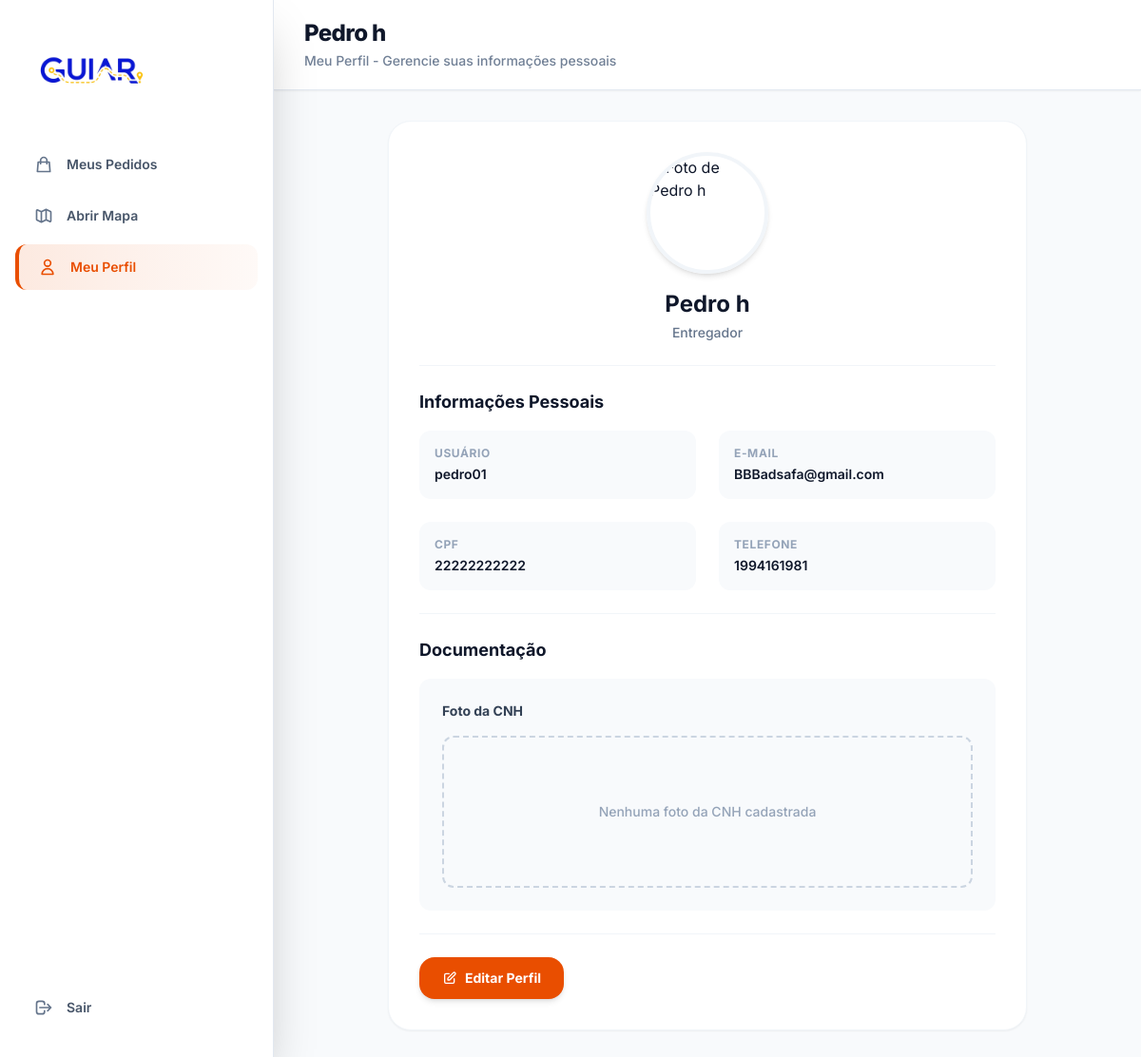
/routes.php?action=perfilEntregador (signed in), run on the app's committed database.
### tables this page shows
CREATE TABLE `entregador` (
  `id_entregador` int(11) NOT NULL,
  `nome_completo` varchar(100) DEFAULT NULL,
  `CPF` varchar(100) DEFAULT NULL,
  `telefone` varchar(100) DEFAULT NULL,
  `nome_foto3x4` varchar(100) NOT NULL,
  `email` varchar(100) DEFAULT NULL,
  `nome_usuario` varchar(100) DEFAULT NULL,
  `senha` varchar(100) DEFAULT NULL,
  `nome_cnh` varchar(100) NOT NULL,
  `FK_EMPRESA_id_empresa` int(11) DEFAULT NULL,
  `latitude` double DEFAULT NULL,
  `longitude` double DEFAULT NULL
);

### mvc/Controllers/EntregadorController.php (called while the page is built, shortened)
<?php
class EntregadorController
{
    private $entregadorModel;
    public function __construct($pdo)
    {
        $this->entregadorModel = new Entregador($pdo);
    }
    public function perfil()
    {
        $entregador = $this->entregadorModel->getById($_SESSION['entregador_id']);
        require_once __DIR__ . '/../Views/Entregador/meuPerfil.php';
    }
}

### mvc/Models/Entregador.php (called while the page is built, shortened)
<?php
class Entregador
{
    private $pdo;
    public function __construct($pdo)
    {
        $this->pdo = $pdo;
    }
    public function getById($id)
    {
        try {
            $sql = "SELECT id_entregador, nome_completo, CPF, telefone, email, nome_foto3x4 AS foto_3x4, nome_cnh AS foto_CNH, nome_usuario, senha, FK_EMPRESA_id_empresa
                    FROM entregador
                    WHERE id_entregador = :id";
            $stmt = $this->pdo->prepare($sql);
            $stmt->bindParam(':id', $id, PDO::PARAM_INT);
            $stmt->execute();
            return $stmt->fetch(PDO::FETCH_ASSOC);
        } catch (PDOException $e) {
            error_log("Erro ao buscar entregador por ID: " . $e->getMessage());
            return false;
        }
    }
}

### mvc/Views/Entregador/meuPerfil.php (the view, shortened to what this page needs)
<!DOCTYPE html>
<html lang="pt-BR">
<head>
    <script src="https://cdn.tailwindcss.com"></script>
    <link rel="stylesheet" href="<?= BASE_URL ?>/style/sidebar.css">
</head>
<body class="sidebar-page min-h-screen flex bg-[#F8FAFC] text-[#0F172A] overflow-x-hidden lg:pl-72">
    <aside id="sidebar" class="w-72 bg-white flex flex-col justify-between flex-shrink-0 h-screen min-h-screen text-slate-900 fixed top-0 left-0 z-50 shadow-2xl overflow-hidden transform -translate-x-full lg:translate-x-0 transition-transform duration-300 border-r border-slate-200">
        <div class="flex min-h-0 flex-1 flex-col">
            <div class="p-8">
                <img src="<?= BASE_URL ?>/img/LogoGuiar.png" alt="Logo GUIAR" class="w-32 h-auto object-contain">
            </div>
            <nav class="sidebar-menu flex-1 px-4 space-y-1.5">
                <a href="<?= BASE_URL ?>/routes.php?action=meusPedidosEntregador" class="menu-item flex items-center gap-3.5 px-5 py-3.5 rounded-xl font-semibold text-sm text-slate-600 transition-all">
                    <svg xmlns="http://www.w3.org/2000/svg" class="w-5 h-5 text-slate-500" fill="none" viewBox="0 0 24 24" stroke="currentColor">
                        <path stroke-linecap="round" stroke-linejoin="round" stroke-width="2" d="M16 11V7a4 4 0 00-8 0v4M5 9h14l1 12H4L5 9z" />
                    </svg>
                    Meus Pedidos
                </a>
                <a href="<?= BASE_URL ?>/routes.php?action=mapaEntregador" class="menu-item flex items-center gap-3.5 px-5 py-3.5 rounded-xl font-semibold text-sm text-slate-600 transition-all">
                    Abrir Mapa
                </a>
                <a href="<?= BASE_URL ?>/routes.php?action=perfilEntregador" class="menu-item active-menu flex items-center gap-3.5 px-5 py-3.5 rounded-xl font-semibold text-sm text-[#A16207]">
                    <svg xmlns="http://www.w3.org/2000/svg" class="w-5 h-5 text-[#A16207]" fill="none" viewBox="0 0 24 24" stroke="currentColor">
                        <path stroke-linecap="round" stroke-linejoin="round" stroke-width="2" d="M16 7a4 4 0 11-8 0 4 4 0 018 0zM12 14a7 7 0 00-7 7h14a7 7 0 00-7-7z" />
                    </svg>
                    Meu Perfil
                </a>
            </nav>
        </div>
        <div class="px-4 pb-8">
            <a href="<?= BASE_URL ?>/routes.php?action=logoutEntregador" class="flex items-center gap-3.5 px-5 py-3.5 rounded-xl font-semibold text-sm text-slate-600 hover:text-[#E94E00] hover:bg-[#E94E00]/10 transition-all">
                <svg xmlns="http://www.w3.org/2000/svg" class="w-5 h-5 text-slate-500 hover:text-[#E94E00]" fill="none" viewBox="0 0 24 24" stroke="currentColor">
                    <path stroke-linecap="round" stroke-linejoin="round" stroke-width="2" d="M17 16l4-4m0 0l-4-4m4 4H7m6 4v1a3 3 0 01-3 3H6a3 3 0 01-3-3V7a3 3 0 013-3h4a3 3 0 013 3v1" />
                </svg>
                Sair
            </a>
        </div>
    </aside>
     <div class="flex-1 min-w-0 flex flex-col min-h-screen">
        <header class="bg-white border-b border-[#E2E8F0] px-4 lg:px-8 py-5 flex items-center justify-between sticky top-0 z-30 shadow-sm">
            <div class="flex items-center gap-4 min-w-0 flex-1">
                <div class="min-w-0 flex-1">
                    <h1 class="page-heading truncate">
                        <?= htmlspecialchars($entregador["nome_completo"]) ?>
                    </h1>
                    <p class="page-subheading truncate">Meu Perfil - Gerencie suas informações pessoais</p>
                </div>
            </div>
        </header>
        <main class="flex-grow p-8 lg:px-12 xl:px-16 space-y-8">
            <div class="max-w-2xl mx-auto">
                <div class="bg-white rounded-3xl border border-slate-100 shadow-sm p-8 space-y-6">
                    <div class="flex flex-col items-center space-y-4">
                        <?php
                        $foto_path = !empty($entregador["foto_3x4"])
                            ? BASE_URL . "/public/uploads/entregadores/fotos/" . htmlspecialchars($entregador["foto_3x4"])
                            : BASE_URL . "/img/G.png";
                        ?>
                        <div class="relative">
                            <img src="<?= $foto_path ?>" class="w-32 h-32 rounded-full object-cover border-4 border-slate-100 shadow-md" alt="Foto de <?= htmlspecialchars($entregador["nome_completo"]) ?>">
                        </div>
                        <div class="text-center">
                            <h2 class="text-2xl font-bold text-slate-900"><?= htmlspecialchars($entregador["nome_completo"]) ?></h2>
                            <p class="text-sm text-slate-500 font-medium mt-1">Entregador</p>
                        </div>
                    </div>
                    <div class="h-px bg-slate-100"></div>
                    <div class="space-y-4">
                        <h3 class="text-lg font-bold text-slate-900">Informações Pessoais</h3>
                        <div class="grid grid-cols-1 md:grid-cols-2 gap-6">
                            <div class="bg-slate-50 rounded-xl p-4">
                                <p class="text-xs font-bold text-slate-400 uppercase tracking-wider">Usuário</p>
                                <p class="text-sm font-semibold text-slate-900 mt-1"><?= htmlspecialchars($entregador["nome_usuario"]) ?></p>
                            </div>
                            <div class="bg-slate-50 rounded-xl p-4">
                                <p class="text-xs font-bold text-slate-400 uppercase tracking-wider">E-mail</p>
                                <p class="text-sm font-semibold text-slate-900 mt-1"><?= htmlspecialchars($entregador["email"]) ?></p>
                            </div>
                            <div class="bg-slate-50 rounded-xl p-4">
                                <p class="text-xs font-bold text-slate-400 uppercase tracking-wider">CPF</p>
                                <p class="text-sm font-semibold text-slate-900 mt-1"><?= htmlspecialchars($entregador["CPF"]) ?></p>
                            </div>
                            <div class="bg-slate-50 rounded-xl p-4">
                                <p class="text-xs font-bold text-slate-400 uppercase tracking-wider">Telefone</p>
                                <p class="text-sm font-semibold text-slate-900 mt-1"><?= htmlspecialchars($entregador["telefone"]) ?></p>
                            </div>
                        </div>
                    </div>
                    <div class="h-px bg-slate-100"></div>
                    <div class="space-y-4">
                        <h3 class="text-lg font-bold text-slate-900">Documentação</h3>
                        <div class="bg-slate-50 rounded-xl p-6">
                            <p class="text-sm font-bold text-slate-700 mb-4">Foto da CNH</p>
                            <?php if (!empty($entregador["foto_CNH"])): ?>
                                <img src="<?= BASE_URL . "/public/uploads/entregadores/CNH/" . htmlspecialchars($entregador["foto_CNH"]) ?>" class="w-full max-w-sm rounded-xl border border-slate-200 object-contain" alt="Foto da CNH">
                            <?php else: ?>
                                <div class="flex items-center justify-center h-40 border-2 border-dashed border-slate-300 rounded-xl">
                                    <p class="text-sm text-slate-400 font-medium">Nenhuma foto da CNH cadastrada</p>
                                </div>
                            <?php endif; ?>
                        </div>
                    </div>
                    <div class="h-px bg-slate-100"></div>
                    <div class="flex items-center gap-3">
                        <button id="openEditModalBtn" class="flex items-center gap-2 bg-[#E94E00] hover:bg-[#FFD400] hover:text-slate-900 text-white font-bold text-sm px-6 py-3 rounded-2xl transition shadow-md hover:scale-[1.02]">
                            <svg xmlns="http://www.w3.org/2000/svg" class="w-4 h-4" fill="none" viewBox="0 0 24 24" stroke="currentColor">
                                <path stroke-linecap="round" stroke-linejoin="round" stroke-width="2" d="M11 5H6a2 2 0 00-2 2v11a2 2 0 002 2h11a2 2 0 002-2v-5m-1.414-9.414a2 2 0 112.828 2.828L11.828 15H9v-2.828l8.586-8.586z" />
                            </svg>
                            Editar Perfil
                        </button>
                    </div>
                </div>
            </div>
        </main>
    </div>
</body>
</html>

### style/sidebar.css (style rules this page uses)
.sidebar-page { background-color: #F8FAFC !important; }
.page-heading { color: #0f172a; font-family: 'Inter', Arial, sans-serif; font-size: 1.5rem; font-weight: 800; letter-spacing: -0.025em; line-height: 1.25; }
.page-subheading { margin-top: 0.25rem; color: #718096; font-family: 'Inter', Arial, sans-serif; font-size: 0.875rem; font-weight: 500; line-height: 1.25rem; }
.sidebar-menu { min-height: 0; overflow-y: auto; scrollbar-color: #d4d4d4 #f8fafc; scrollbar-width: thin; }

### data on the page
entregador: nome_completo "Pedro h", nome_usuario "pedro01", email "BBBadsafa@gmail.com", CPF "22222222222", telefone "1994161981"
